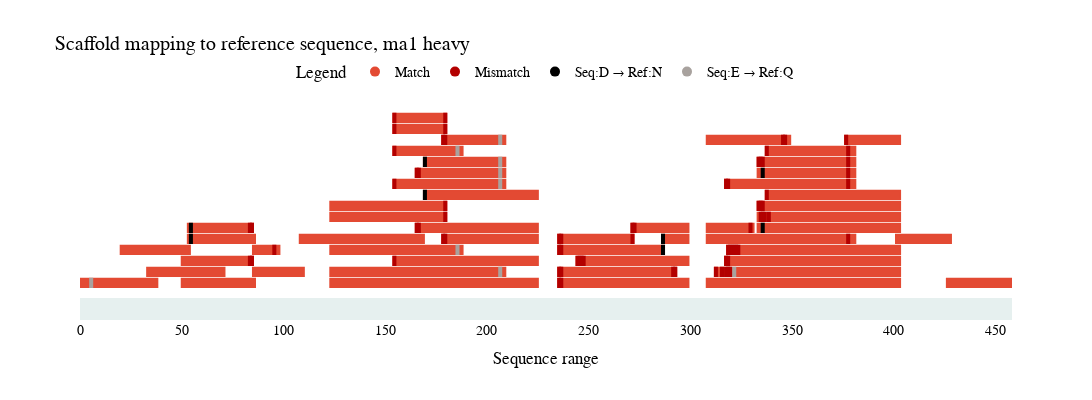

Write notebook code for a chart like this one.
### Code cell
map.mapping_substitutions(mapped_sequences = mapped_scaffolds, prot_seq = protein_norm,
                          title=f"Scaffold mapping to reference sequence, {run} {chain}", contig_colors= get_colors_from_run("bsa", is_scaffold=True),
                          match_color= get_colors_from_run("bsa", is_scaffold=True), output_file=f"fig_X_{run}{chain}_substitution_map_scaffolds_dbg.svg",
                          output_folder="."
                          )

### Figure 1 — Plotly figure (JSON) as saved in the notebook; plotly's stock layout.template omitted (floating-point values rounded to 4 significant figures)
{"data": [{"marker": {"color": "#e34a33", "size": 10}, "mode": "markers", "name": "Match", "type": "scatter", "x": [null], "y": [null]}, {"marker": {"color": "#b30000", "size": 10}, "mode": "markers", "name": "Mismatch", "type": "scatter", "x": [null], "y": [null]}, {"marker": {"color": "#000000", "size": 10}, "mode": "markers", "name": "Seq:D → Ref:N", "type": "scatter", "x": [null], "y": [null]}, {"marker": {"color": "#A8A29E", "size": 10}, "mode": "markers", "name": "Seq:E → Ref:Q", "type": "scatter", "x": [null], "y": [null]}], "layout": {"font": {"color": "black", "family": "Arial, sans-serif", "size": 14}, "height": 400, "legend": {"orientation": "h", "title": {"text": "Legend"}, "x": 0.5, "xanchor": "center", "y": 1.05, "yanchor": "bottom"}, "plot_bgcolor": "white", "shapes": [{"fillcolor": "#e6f0ef", "line": {"width": 0}, "type": "rect", "x0": 0, "x1": 458, "y0": 0, "y1": 0.2}, {"fillcolor": "#e34a33", "line": {"color": "#e34a33"}, "type": "rect", "x0": 123, "x1": 225, "y0": 0.3, "y1": 0.375}, {"fillcolor": "#e34a33", "line": {"color": "#e34a33"}, "type": "rect", "x0": 308, "x1": 403, "y0": 0.3, "y1": 0.375}, {"fillcolor": "#e34a33", "line": {"color": "#e34a33"}, "type": "rect", "x0": 312, "x1": 403, "y0": 0.4, "y1": 0.475}, {"fillcolor": "#b30000", "line": {"color": "#b30000"}, "type": "rect", "x0": 312, "x1": 313, "y0": 0.4, "y1": 0.475}, {"fillcolor": "#b30000", "line": {"color": "#b30000"}, "type": "rect", "x0": 315, "x1": 316, "y0": 0.4, "y1": 0.475}, {"fillcolor": "#b30000", "line": {"color": "#b30000"}, "type": "rect", "x0": 317, "x1": 318, "y0": 0.4, "y1": 0.475}, {"fillcolor": "#b30000", "line": {"color": "#b30000"}, "type": "rect", "x0": 318, "x1": 319, "y0": 0.4, "y1": 0.475}, {"fillcolor": "#b30000", "line": {"color": "#b30000"}, "type": "rect", "x0": 319, "x1": 320, "y0": 0.4, "y1": 0.475}, {"fillcolor": "#A8A29E", "line": {"color": "#A8A29E"}, "type": "rect", "x0": 321, "x1": 322, "y0": 0.4, "y1": 0.475}, {"fillcolor": "#e34a33", "line": {"color": "#e34a33"}, "type": "rect", "x0": 123, "x1": 209, "y0": 0.4, "y1": 0.475}, {"fillcolor": "#A8A29E", "line": {"color": "#A8A29E"}, "type": "rect", "x0": 206, "x1": 207, "y0": 0.4, "y1": 0.475}, {"fillcolor": "#e34a33", "line": {"color": "#e34a33"}, "type": "rect", "x0": 317, "x1": 403, "y0": 0.5, "y1": 0.575}, {"fillcolor": "#b30000", "line": {"color": "#b30000"}, "type": "rect", "x0": 317, "x1": 318, "y0": 0.5, "y1": 0.575}, {"fillcolor": "#b30000", "line": {"color": "#b30000"}, "type": "rect", "x0": 318, "x1": 319, "y0": 0.5, "y1": 0.575}, {"fillcolor": "#e34a33", "line": {"color": "#e34a33"}, "type": "rect", "x0": 318, "x1": 403, "y0": 0.6, "y1": 0.675}, {"fillcolor": "#b30000", "line": {"color": "#b30000"}, "type": "rect", "x0": 318, "x1": 319, "y0": 0.6, "y1": 0.675}, {"fillcolor": "#b30000", "line": {"color": "#b30000"}, "type": "rect", "x0": 319, "x1": 320, "y0": 0.6, "y1": 0.675}, {"fillcolor": "#b30000", "line": {"color": "#b30000"}, "type": "rect", "x0": 320, "x1": 321, "y0": 0.6, "y1": 0.675}, {"fillcolor": "#b30000", "line": {"color": "#b30000"}, "type": "rect", "x0": 321, "x1": 322, "y0": 0.6, "y1": 0.675}, {"fillcolor": "#b30000", "line": {"color": "#b30000"}, "type": "rect", "x0": 322, "x1": 323, "y0": 0.6, "y1": 0.675}, {"fillcolor": "#b30000", "line": {"color": "#b30000"}, "type": "rect", "x0": 323, "x1": 324, "y0": 0.6, "y1": 0.675}, {"fillcolor": "#e34a33", "line": {"color": "#e34a33"}, "type": "rect", "x0": 308, "x1": 381, "y0": 0.7, "y1": 0.775}, {"fillcolor": "#b30000", "line": {"color": "#b30000"}, "type": "rect", "x0": 377, "x1": 378, "y0": 0.7, "y1": 0.775}, {"fillcolor": "#e34a33", "line": {"color": "#e34a33"}, "type": "rect", "x0": 154, "x1": 225, "y0": 0.5, "y1": 0.575}, {"fillcolor": "#b30000", "line": {"color": "#b30000"}, "type": "rect", "x0": 154, "x1": 155, "y0": 0.5, "y1": 0.575}, {"fillcolor": "#e34a33", "line": {"color": "#e34a33"}, "type": "rect", "x0": 333, "x1": 403, "y0": 0.8, "y1": 0.875}, {"fillcolor": "#000000", "line": {"color": "#000000"}, "type": "rect", "x0": 335, "x1": 336, "y0": 0.8, "y1": 0.875}, {"fillcolor": "#e34a33", "line": {"color": "#e34a33"}, "type": "rect", "x0": 333, "x1": 403, "y0": 0.9, "y1": 0.975}, {"fillcolor": "#b30000", "line": {"color": "#b30000"}, "type": "rect", "x0": 334, "x1": 335, "y0": 0.9, "y1": 0.975}, {"fillcolor": "#b30000", "line": {"color": "#b30000"}, "type": "rect", "x0": 335, "x1": 336, "y0": 0.9, "y1": 0.975}, {"fillcolor": "#b30000", "line": {"color": "#b30000"}, "type": "rect", "x0": 336, "x1": 337, "y0": 0.9, "y1": 0.975}, {"fillcolor": "#b30000", "line": {"color": "#b30000"}, "type": "rect", "x0": 338, "x1": 339, "y0": 0.9, "y1": 0.975}, {"fillcolor": "#e34a33", "line": {"color": "#e34a33"}, "type": "rect", "x0": 333, "x1": 403, "y0": 1, "y1": 1.075}, {"fillcolor": "#b30000", "line": {"color": "#b30000"}, "type": "rect", "x0": 333, "x1": 334, "y0": 1, "y1": 1.075}, {"fillcolor": "#b30000", "line": {"color": "#b30000"}, "type": "rect", "x0": 334, "x1": 335, "y0": 1, "y1": 1.075}, {"fillcolor": "#b30000", "line": {"color": "#b30000"}, "type": "rect", "x0": 335, "x1": 336, "y0": 1, "y1": 1.075}, {"fillcolor": "#e34a33", "line": {"color": "#e34a33"}, "type": "rect", "x0": 337, "x1": 403, "y0": 1.1, "y1": 1.175}, {"fillcolor": "#b30000", "line": {"color": "#b30000"}, "type": "rect", "x0": 337, "x1": 338, "y0": 1.1, "y1": 1.175}, {"fillcolor": "#e34a33", "line": {"color": "#e34a33"}, "type": "rect", "x0": 123, "x1": 188, "y0": 0.6, "y1": 0.675}, {"fillcolor": "#A8A29E", "line": {"color": "#A8A29E"}, "type": "rect", "x0": 185, "x1": 186, "y0": 0.6, "y1": 0.675}, {"fillcolor": "#e34a33", "line": {"color": "#e34a33"}, "type": "rect", "x0": 317, "x1": 381, "y0": 1.2, "y1": 1.275}, {"fillcolor": "#b30000", "line": {"color": "#b30000"}, "type": "rect", "x0": 317, "x1": 318, "y0": 1.2, "y1": 1.275}, {"fillcolor": "#b30000", "line": {"color": "#b30000"}, "type": "rect", "x0": 318, "x1": 319, "y0": 1.2, "y1": 1.275}, {"fillcolor": "#b30000", "line": {"color": "#b30000"}, "type": "rect", "x0": 377, "x1": 378, "y0": 1.2, "y1": 1.275}, {"fillcolor": "#e34a33", "line": {"color": "#e34a33"}, "type": "rect", "x0": 235, "x1": 299, "y0": 0.3, "y1": 0.375}, {"fillcolor": "#b30000", "line": {"color": "#b30000"}, "type": "rect", "x0": 235, "x1": 236, "y0": 0.3, "y1": 0.375}, {"fillcolor": "#b30000", "line": {"color": "#b30000"}, "type": "rect", "x0": 236, "x1": 237, "y0": 0.3, "y1": 0.375}, {"fillcolor": "#e34a33", "line": {"color": "#e34a33"}, "type": "rect", "x0": 108, "x1": 169, "y0": 0.7, "y1": 0.775}, {"fillcolor": "#e34a33", "line": {"color": "#e34a33"}, "type": "rect", "x0": 165, "x1": 225, "y0": 0.8, "y1": 0.875}, {"fillcolor": "#b30000", "line": {"color": "#b30000"}, "type": "rect", "x0": 165, "x1": 166, "y0": 0.8, "y1": 0.875}, {"fillcolor": "#b30000", "line": {"color": "#b30000"}, "type": "rect", "x0": 166, "x1": 167, "y0": 0.8, "y1": 0.875}, {"fillcolor": "#e34a33", "line": {"color": "#e34a33"}, "type": "rect", "x0": 235, "x1": 293, "y0": 0.4, "y1": 0.475}, {"fillcolor": "#b30000", "line": {"color": "#b30000"}, "type": "rect", "x0": 235, "x1": 236, "y0": 0.4, "y1": 0.475}, {"fillcolor": "#b30000", "line": {"color": "#b30000"}, "type": "rect", "x0": 236, "x1": 237, "y0": 0.4, "y1": 0.475}, {"fillcolor": "#b30000", "line": {"color": "#b30000"}, "type": "rect", "x0": 291, "x1": 292, "y0": 0.4, "y1": 0.475}, {"fillcolor": "#b30000", "line": {"color": "#b30000"}, "type": "rect", "x0": 292, "x1": 293, "y0": 0.4, "y1": 0.475}, {"fillcolor": "#e34a33", "line": {"color": "#e34a33"}, "type": "rect", "x0": 123, "x1": 180, "y0": 0.9, "y1": 0.975}, {"fillcolor": "#b30000", "line": {"color": "#b30000"}, "type": "rect", "x0": 179, "x1": 180, "y0": 0.9, "y1": 0.975}, {"fillcolor": "#e34a33", "line": {"color": "#e34a33"}, "type": "rect", "x0": 123, "x1": 180, "y0": 1, "y1": 1.075}, {"fillcolor": "#b30000", "line": {"color": "#b30000"}, "type": "rect", "x0": 179, "x1": 180, "y0": 1, "y1": 1.075}, {"fillcolor": "#e34a33", "line": {"color": "#e34a33"}, "type": "rect", "x0": 169, "x1": 225, "y0": 1.1, "y1": 1.175}, {"fillcolor": "#000000", "line": {"color": "#000000"}, "type": "rect", "x0": 169, "x1": 170, "y0": 1.1, "y1": 1.175}, {"fillcolor": "#e34a33", "line": {"color": "#e34a33"}, "type": "rect", "x0": 154, "x1": 209, "y0": 1.2, "y1": 1.275}, {"fillcolor": "#b30000", "line": {"color": "#b30000"}, "type": "rect", "x0": 154, "x1": 155, "y0": 1.2, "y1": 1.275}, {"fillcolor": "#A8A29E", "line": {"color": "#A8A29E"}, "type": "rect", "x0": 206, "x1": 207, "y0": 1.2, "y1": 1.275}, {"fillcolor": "#e34a33", "line": {"color": "#e34a33"}, "type": "rect", "x0": 244, "x1": 299, "y0": 0.5, "y1": 0.575}, {"fillcolor": "#b30000", "line": {"color": "#b30000"}, "type": "rect", "x0": 244, "x1": 245, "y0": 0.5, "y1": 0.575}, {"fillcolor": "#b30000", "line": {"color": "#b30000"}, "type": "rect", "x0": 245, "x1": 246, "y0": 0.5, "y1": 0.575}, {"fillcolor": "#b30000", "line": {"color": "#b30000"}, "type": "rect", "x0": 246, "x1": 247, "y0": 0.5, "y1": 0.575}, {"fillcolor": "#b30000", "line": {"color": "#b30000"}, "type": "rect", "x0": 247, "x1": 248, "y0": 0.5, "y1": 0.575}, {"fillcolor": "#e34a33", "line": {"color": "#e34a33"}, "type": "rect", "x0": 235, "x1": 287, "y0": 0.6, "y1": 0.675}, {"fillcolor": "#b30000", "line": {"color": "#b30000"}, "type": "rect", "x0": 235, "x1": 236, "y0": 0.6, "y1": 0.675}, {"fillcolor": "#b30000", "line": {"color": "#b30000"}, "type": "rect", "x0": 236, "x1": 237, "y0": 0.6, "y1": 0.675}, {"fillcolor": "#000000", "line": {"color": "#000000"}, "type": "rect", "x0": 286, "x1": 287, "y0": 0.6, "y1": 0.675}, {"fillcolor": "#e34a33", "line": {"color": "#e34a33"}, "type": "rect", "x0": 333, "x1": 381, "y0": 1.3, "y1": 1.375}, {"fillcolor": "#000000", "line": {"color": "#000000"}, "type": "rect", "x0": 335, "x1": 336, "y0": 1.3, "y1": 1.375}, {"fillcolor": "#b30000", "line": {"color": "#b30000"}, "type": "rect", "x0": 377, "x1": 378, "y0": 1.3, "y1": 1.375}, {"fillcolor": "#e34a33", "line": {"color": "#e34a33"}, "type": "rect", "x0": 333, "x1": 381, "y0": 1.4, "y1": 1.475}, {"fillcolor": "#b30000", "line": {"color": "#b30000"}, "type": "rect", "x0": 333, "x1": 334, "y0": 1.4, "y1": 1.475}, {"fillcolor": "#b30000", "line": {"color": "#b30000"}, "type": "rect", "x0": 334, "x1": 335, "y0": 1.4, "y1": 1.475}, {"fillcolor": "#b30000", "line": {"color": "#b30000"}, "type": "rect", "x0": 335, "x1": 336, "y0": 1.4, "y1": 1.475}, {"fillcolor": "#b30000", "line": {"color": "#b30000"}, "type": "rect", "x0": 377, "x1": 378, "y0": 1.4, "y1": 1.475}, {"fillcolor": "#e34a33", "line": {"color": "#e34a33"}, "type": "rect", "x0": 178, "x1": 225, "y0": 0.7, "y1": 0.775}, {"fillcolor": "#b30000", "line": {"color": "#b30000"}, "type": "rect", "x0": 178, "x1": 179, "y0": 0.7, "y1": 0.775}, {"fillcolor": "#b30000", "line": {"color": "#b30000"}, "type": "rect", "x0": 179, "x1": 180, "y0": 0.7, "y1": 0.775}, {"fillcolor": "#e34a33", "line": {"color": "#e34a33"}, "type": "rect", "x0": 337, "x1": 381, "y0": 1.5, "y1": 1.575}, {"fillcolor": "#b30000", "line": {"color": "#b30000"}, "type": "rect", "x0": 337, "x1": 338, "y0": 1.5, "y1": 1.575}, {"fillcolor": "#b30000", "line": {"color": "#b30000"}, "type": "rect", "x0": 377, "x1": 378, "y0": 1.5, "y1": 1.575}, {"fillcolor": "#e34a33", "line": {"color": "#e34a33"}, "type": "rect", "x0": 165, "x1": 209, "y0": 1.3, "y1": 1.375}, {"fillcolor": "#b30000", "line": {"color": "#b30000"}, "type": "rect", "x0": 165, "x1": 166, "y0": 1.3, "y1": 1.375}, {"fillcolor": "#b30000", "line": {"color": "#b30000"}, "type": "rect", "x0": 166, "x1": 167, "y0": 1.3, "y1": 1.375}, {"fillcolor": "#A8A29E", "line": {"color": "#A8A29E"}, "type": "rect", "x0": 206, "x1": 207, "y0": 1.3, "y1": 1.375}, {"fillcolor": "#e34a33", "line": {"color": "#e34a33"}, "type": "rect", "x0": 308, "x1": 349, "y0": 1.6, "y1": 1.675}, {"fillcolor": "#b30000", "line": {"color": "#b30000"}, "type": "rect", "x0": 345, "x1": 346, "y0": 1.6, "y1": 1.675}, {"fillcolor": "#b30000", "line": {"color": "#b30000"}, "type": "rect", "x0": 346, "x1": 347, "y0": 1.6, "y1": 1.675}, {"fillcolor": "#e34a33", "line": {"color": "#e34a33"}, "type": "rect", "x0": 169, "x1": 209, "y0": 1.4, "y1": 1.475}, {"fillcolor": "#000000", "line": {"color": "#000000"}, "type": "rect", "x0": 169, "x1": 170, "y0": 1.4, "y1": 1.475}, {"fillcolor": "#A8A29E", "line": {"color": "#A8A29E"}, "type": "rect", "x0": 206, "x1": 207, "y0": 1.4, "y1": 1.475}, {"fillcolor": "#e34a33", "line": {"color": "#e34a33"}, "type": "rect", "x0": 0, "x1": 38, "y0": 0.3, "y1": 0.375}, {"fillcolor": "#A8A29E", "line": {"color": "#A8A29E"}, "type": "rect", "x0": 5, "x1": 6, "y0": 0.3, "y1": 0.375}, {"fillcolor": "#e34a33", "line": {"color": "#e34a33"}, "type": "rect", "x0": 33, "x1": 71, "y0": 0.4, "y1": 0.475}, {"fillcolor": "#e34a33", "line": {"color": "#e34a33"}, "type": "rect", "x0": 235, "x1": 272, "y0": 0.7, "y1": 0.775}, {"fillcolor": "#b30000", "line": {"color": "#b30000"}, "type": "rect", "x0": 235, "x1": 236, "y0": 0.7, "y1": 0.775}, {"fillcolor": "#b30000", "line": {"color": "#b30000"}, "type": "rect", "x0": 236, "x1": 237, "y0": 0.7, "y1": 0.775}, {"fillcolor": "#b30000", "line": {"color": "#b30000"}, "type": "rect", "x0": 271, "x1": 272, "y0": 0.7, "y1": 0.775}, {"fillcolor": "#e34a33", "line": {"color": "#e34a33"}, "type": "rect", "x0": 50, "x1": 86, "y0": 0.3, "y1": 0.375}, {"fillcolor": "#e34a33", "line": {"color": "#e34a33"}, "type": "rect", "x0": 50, "x1": 85, "y0": 0.5, "y1": 0.575}, {"fillcolor": "#b30000", "line": {"color": "#b30000"}, "type": "rect", "x0": 83, "x1": 84, "y0": 0.5, "y1": 0.575}, {"fillcolor": "#b30000", "line": {"color": "#b30000"}, "type": "rect", "x0": 84, "x1": 85, "y0": 0.5, "y1": 0.575}, {"fillcolor": "#e34a33", "line": {"color": "#e34a33"}, "type": "rect", "x0": 154, "x1": 188, "y0": 1.5, "y1": 1.575}, {"fillcolor": "#b30000", "line": {"color": "#b30000"}, "type": "rect", "x0": 154, "x1": 155, "y0": 1.5, "y1": 1.575}, {"fillcolor": "#A8A29E", "line": {"color": "#A8A29E"}, "type": "rect", "x0": 185, "x1": 186, "y0": 1.5, "y1": 1.575}, {"fillcolor": "#e34a33", "line": {"color": "#e34a33"}, "type": "rect", "x0": 20, "x1": 54, "y0": 0.6, "y1": 0.675}, {"fillcolor": "#e34a33", "line": {"color": "#e34a33"}, "type": "rect", "x0": 53, "x1": 86, "y0": 0.7, "y1": 0.775}, {"fillcolor": "#000000", "line": {"color": "#000000"}, "type": "rect", "x0": 54, "x1": 55, "y0": 0.7, "y1": 0.775}, {"fillcolor": "#e34a33", "line": {"color": "#e34a33"}, "type": "rect", "x0": 426, "x1": 458, "y0": 0.3, "y1": 0.375}, {"fillcolor": "#e34a33", "line": {"color": "#e34a33"}, "type": "rect", "x0": 53, "x1": 85, "y0": 0.8, "y1": 0.875}, {"fillcolor": "#000000", "line": {"color": "#000000"}, "type": "rect", "x0": 54, "x1": 55, "y0": 0.8, "y1": 0.875}, {"fillcolor": "#b30000", "line": {"color": "#b30000"}, "type": "rect", "x0": 83, "x1": 84, "y0": 0.8, "y1": 0.875}, {"fillcolor": "#b30000", "line": {"color": "#b30000"}, "type": "rect", "x0": 84, "x1": 85, "y0": 0.8, "y1": 0.875}, {"fillcolor": "#e34a33", "line": {"color": "#e34a33"}, "type": "rect", "x0": 178, "x1": 209, "y0": 1.6, "y1": 1.675}, {"fillcolor": "#b30000", "line": {"color": "#b30000"}, "type": "rect", "x0": 178, "x1": 179, "y0": 1.6, "y1": 1.675}, {"fillcolor": "#b30000", "line": {"color": "#b30000"}, "type": "rect", "x0": 179, "x1": 180, "y0": 1.6, "y1": 1.675}, {"fillcolor": "#A8A29E", "line": {"color": "#A8A29E"}, "type": "rect", "x0": 206, "x1": 207, "y0": 1.6, "y1": 1.675}, {"fillcolor": "#e34a33", "line": {"color": "#e34a33"}, "type": "rect", "x0": 271, "x1": 299, "y0": 0.8, "y1": 0.875}, {"fillcolor": "#b30000", "line": {"color": "#b30000"}, "type": "rect", "x0": 271, "x1": 272, "y0": 0.8, "y1": 0.875}, {"fillcolor": "#b30000", "line": {"color": "#b30000"}, "type": "rect", "x0": 272, "x1": 273, "y0": 0.8, "y1": 0.875}, {"fillcolor": "#e34a33", "line": {"color": "#e34a33"}, "type": "rect", "x0": 401, "x1": 428, "y0": 0.7, "y1": 0.775}, {"fillcolor": "#e34a33", "line": {"color": "#e34a33"}, "type": "rect", "x0": 376, "x1": 403, "y0": 1.6, "y1": 1.675}, {"fillcolor": "#b30000", "line": {"color": "#b30000"}, "type": "rect", "x0": 376, "x1": 377, "y0": 1.6, "y1": 1.675}, {"fillcolor": "#e34a33", "line": {"color": "#e34a33"}, "type": "rect", "x0": 154, "x1": 180, "y0": 1.7, "y1": 1.775}, {"fillcolor": "#b30000", "line": {"color": "#b30000"}, "type": "rect", "x0": 154, "x1": 155, "y0": 1.7, "y1": 1.775}, {"fillcolor": "#b30000", "line": {"color": "#b30000"}, "type": "rect", "x0": 179, "x1": 180, "y0": 1.7, "y1": 1.775}, {"fillcolor": "#e34a33", "line": {"color": "#e34a33"}, "type": "rect", "x0": 154, "x1": 180, "y0": 1.8, "y1": 1.875}, {"fillcolor": "#b30000", "line": {"color": "#b30000"}, "type": "rect", "x0": 154, "x1": 155, "y0": 1.8, "y1": 1.875}, {"fillcolor": "#b30000", "line": {"color": "#b30000"}, "type": "rect", "x0": 179, "x1": 180, "y0": 1.8, "y1": 1.875}, {"fillcolor": "#e34a33", "line": {"color": "#e34a33"}, "type": "rect", "x0": 85, "x1": 110, "y0": 0.4, "y1": 0.475}, {"fillcolor": "#e34a33", "line": {"color": "#e34a33"}, "type": "rect", "x0": 308, "x1": 331, "y0": 0.8, "y1": 0.875}, {"fillcolor": "#b30000", "line": {"color": "#b30000"}, "type": "rect", "x0": 329, "x1": 330, "y0": 0.8, "y1": 0.875}, {"fillcolor": "#e34a33", "line": {"color": "#e34a33"}, "type": "rect", "x0": 286, "x1": 299, "y0": 0.7, "y1": 0.775}, {"fillcolor": "#000000", "line": {"color": "#000000"}, "type": "rect", "x0": 286, "x1": 287, "y0": 0.7, "y1": 0.775}, {"fillcolor": "#e34a33", "line": {"color": "#e34a33"}, "type": "rect", "x0": 85, "x1": 98, "y0": 0.6, "y1": 0.675}, {"fillcolor": "#b30000", "line": {"color": "#b30000"}, "type": "rect", "x0": 95, "x1": 96, "y0": 0.6, "y1": 0.675}], "showlegend": true, "title": {"text": "Scaffold mapping to reference sequence, ma1 heavy"}, "width": 1200, "xaxis": {"range": [0, 458], "showgrid": false, "title": {"text": "Sequence range"}}, "yaxis": {"range": [0, 2], "showgrid": false, "showticklabels": false, "zeroline": false}}}
